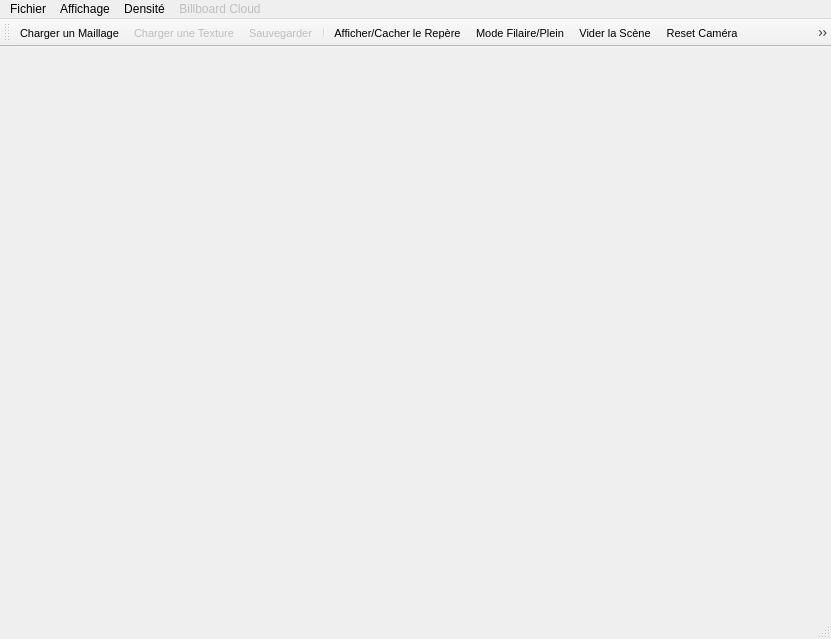
<ui version="4.0" >
 <class>MyWindow</class>
 <widget class="QMainWindow" name="MyWindow" >
  <property name="geometry" >
   <rect>
    <x>0</x>
    <y>0</y>
    <width>831</width>
    <height>639</height>
   </rect>
  </property>
  <property name="windowTitle" >
   <string>Billboard Clouds - For Extreme Model Simplification</string>
  </property>
  <property name="windowIcon" >
   <iconset resource="application.qrc" >:/icones/filesystems/exec.png</iconset>
  </property>
  <property name="iconSize" >
   <size>
    <width>48</width>
    <height>48</height>
   </size>
  </property>
  <widget class="QWidget" name="centralwidget" />
  <widget class="QMenuBar" name="menubar" >
   <property name="geometry" >
    <rect>
     <x>0</x>
     <y>0</y>
     <width>831</width>
     <height>25</height>
    </rect>
   </property>
   <widget class="QMenu" name="menuAffichage" >
    <property name="title" >
     <string>Affichage</string>
    </property>
    <widget class="QMenu" name="menuViewport" >
     <property name="enabled" >
      <bool>false</bool>
     </property>
     <property name="title" >
      <string>Viewport</string>
     </property>
     <addaction name="actionGauche" />
     <addaction name="actionDroite" />
    </widget>
    <addaction name="menuViewport" />
    <addaction name="separator" />
    <addaction name="actionMode_Normal" />
    <addaction name="actionMode_SplitScreen" />
    <addaction name="actionMode_Fusion" />
    <addaction name="separator" />
    <addaction name="actionAfficher_Cacher_le_Rep_re" />
    <addaction name="actionWireMode" />
    <addaction name="actionVider_la_Sc_ne" />
    <addaction name="actionReset_Camera" />
    <addaction name="actionSelecteur" />
    <addaction name="separator" />
    <addaction name="actionToggleFPS" />
    <addaction name="actionInformation_Objet" />
    <addaction name="separator" />
    <addaction name="actionActiver_Desactiver_VBO" />
   </widget>
   <widget class="QMenu" name="menuDensite" >
    <property name="title" >
     <string>Densité</string>
    </property>
    <addaction name="actionCharger_la_Densite" />
    <addaction name="separator" />
    <addaction name="actionDensiteTex3D" />
   </widget>
   <widget class="QMenu" name="menuApplication" >
    <property name="title" >
     <string>Fichier</string>
    </property>
    <addaction name="actionCharger_un_Maillage" />
    <addaction name="actionChargerTexture" />
    <addaction name="separator" />
    <addaction name="actionSauvegarder" />
    <addaction name="separator" />
    <addaction name="actionQuit" />
   </widget>
   <widget class="QMenu" name="menuBillboard" >
    <property name="enabled" >
     <bool>false</bool>
    </property>
    <property name="title" >
     <string>Billboard Cloud</string>
    </property>
    <addaction name="actionBillboard" />
    <addaction name="actionBillboardCloud" />
    <addaction name="separator" />
    <addaction name="actionBoite_Englobante" />
   </widget>
   <addaction name="menuApplication" />
   <addaction name="menuAffichage" />
   <addaction name="menuDensite" />
   <addaction name="menuBillboard" />
  </widget>
  <widget class="QStatusBar" name="statusbar" />
  <widget class="QToolBar" name="toolBar" >
   <property name="windowModality" >
    <enum>Qt::NonModal</enum>
   </property>
   <property name="font" >
    <font>
     <pointsize>8</pointsize>
    </font>
   </property>
   <property name="cursor" >
    <cursor>13</cursor>
   </property>
   <property name="layoutDirection" >
    <enum>Qt::LeftToRight</enum>
   </property>
   <property name="movable" >
    <bool>true</bool>
   </property>
   <property name="orientation" >
    <enum>Qt::Horizontal</enum>
   </property>
   <property name="iconSize" >
    <size>
     <width>32</width>
     <height>32</height>
    </size>
   </property>
   <property name="toolButtonStyle" >
    <enum>Qt::ToolButtonIconOnly</enum>
   </property>
   <attribute name="toolBarArea" >
    <number>4</number>
   </attribute>
   <addaction name="actionCharger_un_Maillage" />
   <addaction name="actionChargerTexture" />
   <addaction name="actionSauvegarder" />
   <addaction name="separator" />
   <addaction name="actionAfficher_Cacher_le_Rep_re" />
   <addaction name="actionWireMode" />
   <addaction name="actionVider_la_Sc_ne" />
   <addaction name="actionReset_Camera" />
   <addaction name="actionSelecteur" />
   <addaction name="separator" />
   <addaction name="actionToggleFPS" />
   <addaction name="actionInformation_Objet" />
   <addaction name="separator" />
   <addaction name="actionCharger_la_Densite" />
   <addaction name="separator" />
   <addaction name="actionBillboard" />
   <addaction name="actionBillboardCloud" />
  </widget>
  <action name="actionCharger_un_Maillage" >
   <property name="icon" >
    <iconset resource="application.qrc" >:/icones/filesystems/folder.png</iconset>
   </property>
   <property name="text" >
    <string>Charger un Maillage</string>
   </property>
   <property name="shortcut" >
    <string>Ctrl+O</string>
   </property>
  </action>
  <action name="actionChargerTexture" >
   <property name="enabled" >
    <bool>false</bool>
   </property>
   <property name="icon" >
    <iconset resource="application.qrc" >:/icones/filesystems/desktop.png</iconset>
   </property>
   <property name="text" >
    <string>Charger une Texture</string>
   </property>
   <property name="shortcut" >
    <string>Shift+O</string>
   </property>
  </action>
  <action name="actionQuit" >
   <property name="icon" >
    <iconset resource="application.qrc" >:/icones/actions/stop.png</iconset>
   </property>
   <property name="text" >
    <string>Quitter</string>
   </property>
   <property name="shortcut" >
    <string>Ctrl+Q</string>
   </property>
   <property name="menuRole" >
    <enum>QAction::QuitRole</enum>
   </property>
  </action>
  <action name="actionAfficher_Cacher_le_Rep_re" >
   <property name="checkable" >
    <bool>true</bool>
   </property>
   <property name="icon" >
    <iconset resource="application.qrc" >:/icones/actions/viewmag+.png</iconset>
   </property>
   <property name="text" >
    <string>Afficher/Cacher le Repère</string>
   </property>
   <property name="shortcut" >
    <string>Ctrl+R</string>
   </property>
  </action>
  <action name="actionVider_la_Sc_ne" >
   <property name="icon" >
    <iconset resource="application.qrc" >:/icones/actions/reload.png</iconset>
   </property>
   <property name="text" >
    <string>Vider la Scène</string>
   </property>
   <property name="shortcut" >
    <string>Del</string>
   </property>
  </action>
  <action name="actionReset_Camera" >
   <property name="icon" >
    <iconset resource="application.qrc" >:/icones/apps/safari1.png</iconset>
   </property>
   <property name="text" >
    <string>Reset Caméra</string>
   </property>
   <property name="shortcut" >
    <string>Home</string>
   </property>
  </action>
  <action name="actionCr_e_un_billboard" >
   <property name="text" >
    <string>Crée un Billboard</string>
   </property>
  </action>
  <action name="actionAfficher_Billboard" >
   <property name="text" >
    <string>Afficher un Billboard</string>
   </property>
   <property name="shortcut" >
    <string>Ctrl+B</string>
   </property>
  </action>
  <action name="actionTest" >
   <property name="text" >
    <string>test</string>
   </property>
  </action>
  <action name="actionWireMode" >
   <property name="checkable" >
    <bool>true</bool>
   </property>
   <property name="icon" >
    <iconset resource="application.qrc" >:/icones/apps/xeyes.png</iconset>
   </property>
   <property name="text" >
    <string>Mode Filaire/Plein</string>
   </property>
   <property name="shortcut" >
    <string>Ctrl+W</string>
   </property>
  </action>
  <action name="actionToggleFPS" >
   <property name="checkable" >
    <bool>true</bool>
   </property>
   <property name="icon" >
    <iconset resource="application.qrc" >:/icones/mimetypes/txt.png</iconset>
   </property>
   <property name="text" >
    <string>Afficher/Cacher les FPS</string>
   </property>
   <property name="shortcut" >
    <string>Ctrl+F</string>
   </property>
  </action>
  <action name="actionActiver_Desactiver_VBO" >
   <property name="checkable" >
    <bool>true</bool>
   </property>
   <property name="checked" >
    <bool>true</bool>
   </property>
   <property name="text" >
    <string>Activer/Désactiver VBO</string>
   </property>
   <property name="shortcut" >
    <string>Shift+V</string>
   </property>
  </action>
  <action name="actionViewport_1" >
   <property name="checkable" >
    <bool>true</bool>
   </property>
   <property name="checked" >
    <bool>true</bool>
   </property>
   <property name="text" >
    <string>Gauche</string>
   </property>
  </action>
  <action name="actionViewport_2" >
   <property name="checkable" >
    <bool>true</bool>
   </property>
   <property name="text" >
    <string>Droite</string>
   </property>
  </action>
  <action name="actionMode_fusion" >
   <property name="checkable" >
    <bool>true</bool>
   </property>
   <property name="text" >
    <string>Mode Fusion</string>
   </property>
  </action>
  <action name="actionBillboard" >
   <property name="enabled" >
    <bool>false</bool>
   </property>
   <property name="icon" >
    <iconset resource="application.qrc" >:/icones/actions/billboard.png</iconset>
   </property>
   <property name="text" >
    <string>Créer un Billboard</string>
   </property>
   <property name="shortcut" >
    <string>Shift+B</string>
   </property>
  </action>
  <action name="actionBillboardCloud" >
   <property name="enabled" >
    <bool>false</bool>
   </property>
   <property name="icon" >
    <iconset resource="application.qrc" >:/icones/actions/bbc.png</iconset>
   </property>
   <property name="text" >
    <string>Créer un Billboard Cloud</string>
   </property>
   <property name="shortcut" >
    <string>Ctrl+B</string>
   </property>
  </action>
  <action name="actionCharger" >
   <property name="text" >
    <string>Charger</string>
   </property>
  </action>
  <action name="actionInformation_Objet" >
   <property name="checkable" >
    <bool>true</bool>
   </property>
   <property name="checked" >
    <bool>true</bool>
   </property>
   <property name="icon" >
    <iconset resource="application.qrc" >:/icones/mimetypes/unknown.png</iconset>
   </property>
   <property name="text" >
    <string>Informations Objet</string>
   </property>
   <property name="shortcut" >
    <string>Ctrl+I</string>
   </property>
  </action>
  <action name="actionGauche" >
   <property name="checkable" >
    <bool>true</bool>
   </property>
   <property name="checked" >
    <bool>true</bool>
   </property>
   <property name="icon" >
    <iconset resource="application.qrc" >:/icones/actions/back.png</iconset>
   </property>
   <property name="text" >
    <string>Gauche</string>
   </property>
   <property name="shortcut" >
    <string>Left</string>
   </property>
  </action>
  <action name="actionDroite" >
   <property name="checkable" >
    <bool>true</bool>
   </property>
   <property name="icon" >
    <iconset resource="application.qrc" >:/icones/actions/forward.png</iconset>
   </property>
   <property name="text" >
    <string>Droite</string>
   </property>
   <property name="shortcut" >
    <string>Right</string>
   </property>
  </action>
  <action name="actionMode_Fusion" >
   <property name="checkable" >
    <bool>true</bool>
   </property>
   <property name="enabled" >
    <bool>false</bool>
   </property>
   <property name="text" >
    <string>Mode Fusion</string>
   </property>
   <property name="shortcut" >
    <string>3</string>
   </property>
  </action>
  <action name="actionMode_Normal" >
   <property name="checkable" >
    <bool>true</bool>
   </property>
   <property name="checked" >
    <bool>true</bool>
   </property>
   <property name="text" >
    <string>Mode Normal</string>
   </property>
   <property name="shortcut" >
    <string>1</string>
   </property>
  </action>
  <action name="actionCharger_la_Densite" >
   <property name="icon" >
    <iconset resource="application.qrc" >:/icones/apps/densite.png</iconset>
   </property>
   <property name="text" >
    <string>Afficher la Densité</string>
   </property>
   <property name="shortcut" >
    <string>Ctrl+D</string>
   </property>
  </action>
  <action name="actionMode_SplitScreen" >
   <property name="checkable" >
    <bool>true</bool>
   </property>
   <property name="enabled" >
    <bool>false</bool>
   </property>
   <property name="text" >
    <string>Mode SplitScreen</string>
   </property>
   <property name="shortcut" >
    <string>2</string>
   </property>
  </action>
  <action name="actionDensiteTex3D" >
   <property name="checkable" >
    <bool>true</bool>
   </property>
   <property name="checked" >
    <bool>true</bool>
   </property>
   <property name="text" >
    <string>Densité Texture 3D</string>
   </property>
  </action>
  <action name="actionSauvegarder" >
   <property name="enabled" >
    <bool>false</bool>
   </property>
   <property name="icon" >
    <iconset resource="application.qrc" >:/icones/devices/3floppy_unmount.png</iconset>
   </property>
   <property name="text" >
    <string>Sauvegarder</string>
   </property>
   <property name="shortcut" >
    <string>Ctrl+S</string>
   </property>
  </action>
  <action name="actionSelecteur" >
   <property name="checkable" >
    <bool>true</bool>
   </property>
   <property name="checked" >
    <bool>true</bool>
   </property>
   <property name="icon" >
    <iconset resource="application.qrc" >:/icones/mimetypes/image.png</iconset>
   </property>
   <property name="text" >
    <string>Cadre Fenêtre</string>
   </property>
   <property name="shortcut" >
    <string>Space</string>
   </property>
  </action>
  <action name="actionBoite_Englobante" >
   <property name="checkable" >
    <bool>true</bool>
   </property>
   <property name="text" >
    <string>Boite Englobante</string>
   </property>
  </action>
 </widget>
 <resources>
  <include location="application.qrc" />
 </resources>
 <connections/>
</ui>
